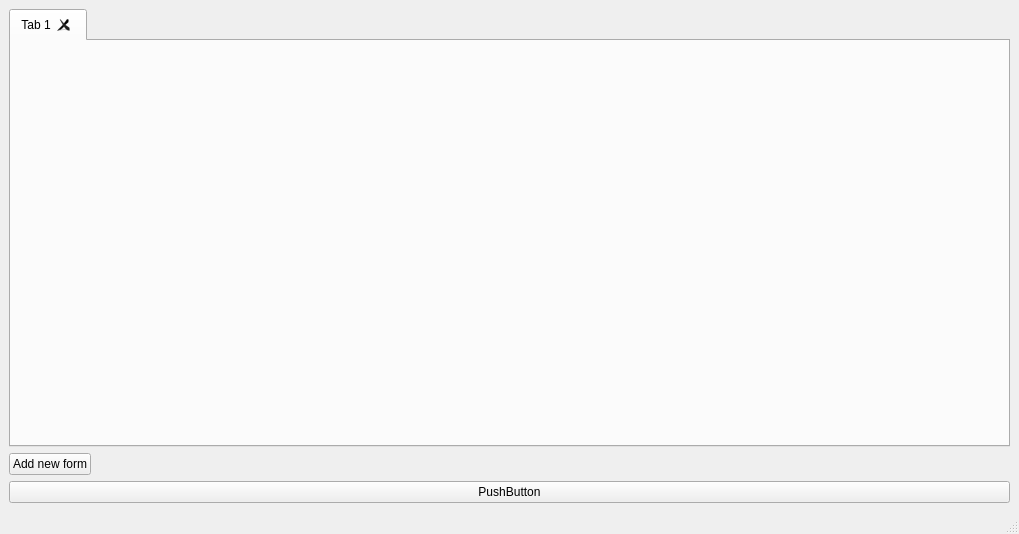
<?xml version="1.0" encoding="UTF-8"?>
<ui version="4.0">
 <class>MainWindow</class>
 <widget class="QMainWindow" name="MainWindow">
  <property name="geometry">
   <rect>
    <x>0</x>
    <y>0</y>
    <width>1019</width>
    <height>534</height>
   </rect>
  </property>
  <property name="windowTitle">
   <string>MainWindow</string>
  </property>
  <widget class="QWidget" name="centralwidget">
   <layout class="QVBoxLayout" name="verticalLayout">
    <item>
     <widget class="QTabWidget" name="tabWidget">
      <property name="currentIndex">
       <number>0</number>
      </property>
      <property name="tabsClosable">
       <bool>true</bool>
      </property>
      <property name="movable">
       <bool>true</bool>
      </property>
      <widget class="QWidget" name="tab">
       <attribute name="title">
        <string>Tab 1</string>
       </attribute>
      </widget>
     </widget>
    </item>
    <item>
     <layout class="QHBoxLayout" name="horizontalLayout">
      <item>
       <widget class="QPushButton" name="AddTab">
        <property name="text">
         <string>Add new form</string>
        </property>
       </widget>
      </item>
      <item>
       <spacer name="horizontalSpacer">
        <property name="orientation">
         <enum>Qt::Horizontal</enum>
        </property>
        <property name="sizeHint" stdset="0">
         <size>
          <width>298</width>
          <height>20</height>
         </size>
        </property>
       </spacer>
      </item>
     </layout>
    </item>
    <item>
     <widget class="QPushButton" name="pushButton">
      <property name="text">
       <string>PushButton</string>
      </property>
     </widget>
    </item>
   </layout>
  </widget>
  <widget class="QMenuBar" name="menubar">
   <property name="geometry">
    <rect>
     <x>0</x>
     <y>0</y>
     <width>1019</width>
     <height>21</height>
    </rect>
   </property>
  </widget>
  <widget class="QStatusBar" name="statusbar"/>
 </widget>
 <resources/>
 <connections/>
</ui>
